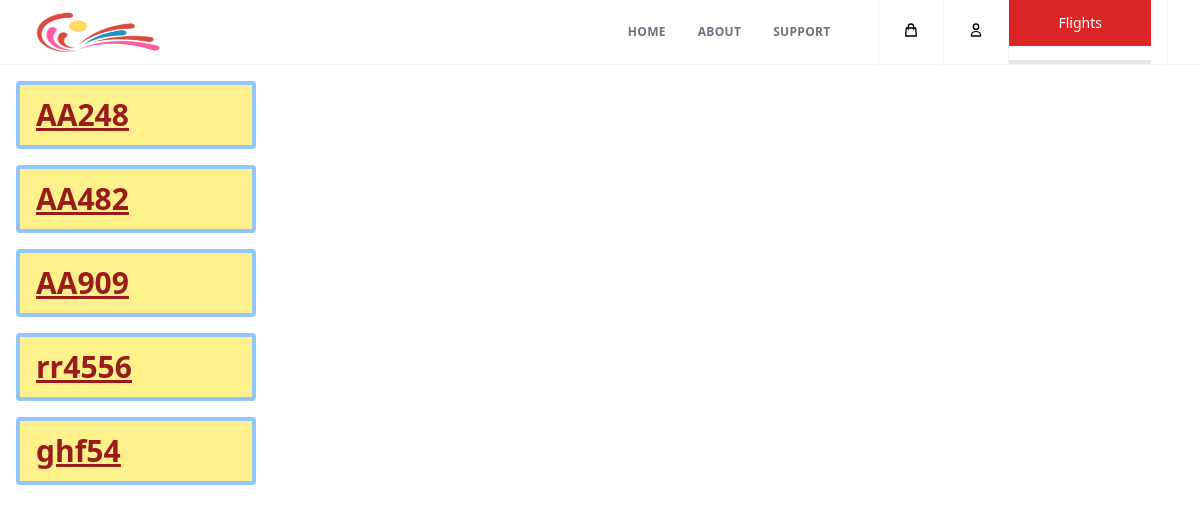
Before: / with the older database file.
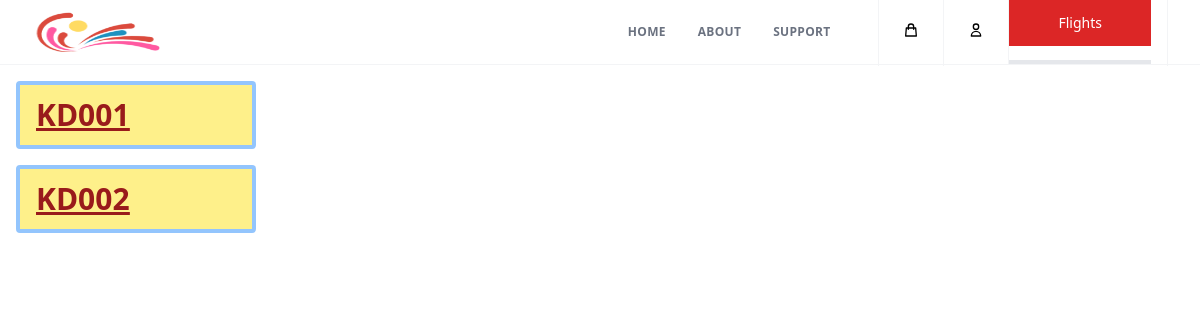
After: the same page with the newer database file.
### core/models.py (models this page shows, shortened)
class BaseModel(models.Model):
    uid = models.UUIDField(primary_key = True, default = uuid.uuid4)
    created_at = models.DateTimeField(auto_now_add= True)
    updated_at = models.DateTimeField(auto_now= True)
    class Meta:
        abstract = True

class Flight(BaseModel):
    flight_number = models.CharField(max_length=6)
    origin_airport = models.ForeignKey(Airport, on_delete=models.CASCADE, related_name="flight_origin")
    destination_airport = models.ForeignKey(Airport, on_delete=models.CASCADE, related_name="flight_destination")
    departure_date = models.DateField()
    departure_time = models.TimeField()
    arrival_date = models.DateField()
    arrival_time = models.TimeField()
    def __str__(self) -> str:
        return self.flight_number

### core/views.py (the view)
# urls.py: path('', views.homepage, name="homepage"),
def homepage(request):
    try:
        context = {
            "flights" : Flight.objects.all()[:16]
        }
        return render(request, "booking/home-page.html", context)
    except Exception as err:
        logger.error(err)

### template/booking/home-page.html (shortened to what this page needs)
{% include 'booking/sections/header.html' %}
{% load static %}
</head>
<body>
    {% include 'booking/sections/nav-bar.html' %}
    <div style="display: block; margin: auto;">
        {% for x in flights %}
            <div class="px-4 py-3 m-4 text-3xl font-semibold text-red-800 w-1/5 bg-yellow-200 rounded border-blue-300 border-4 underline">
                <a href="/flight/{{x.uid}}">{{x}}</a>
            </div>
        {% endfor %}
    </div>
    {% include 'booking/sections/footer.html' %}

Changed rows visible on the page:
removed Flight: flight_number "AA248"
removed Flight: flight_number "AA482"
removed Flight: flight_number "AA909"
removed Flight: flight_number "rr4556"
removed Flight: flight_number "ghf54"
added Flight: flight_number "KD001"
added Flight: flight_number "KD002"
